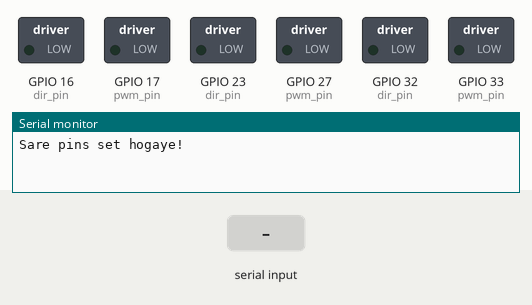
A sketch run on a simulated ESP32. On the bench: switched loads named in the sketch (green lamp = pin HIGH), the last lines printed to the serial monitor. The inputs (shaded band) are chosen by the test bench.

Above: at 1.7 s.
1.8 s: "1" received over Serial
At 2.3 s:
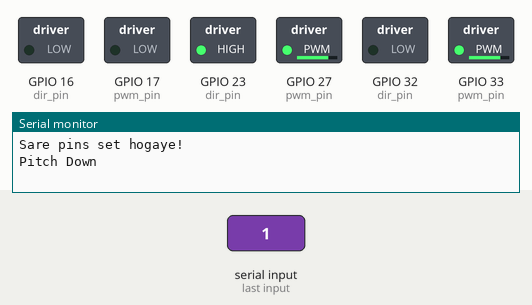
3.3 s: "2" received over Serial
At 4.5 s:
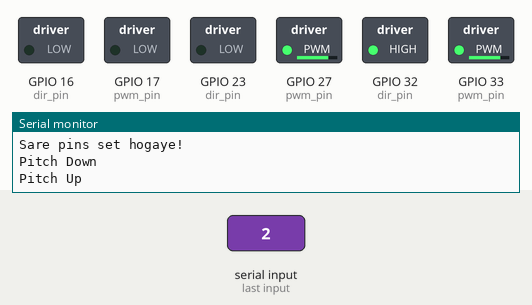
4.8 s: "3" received over Serial
At 5.8 s:
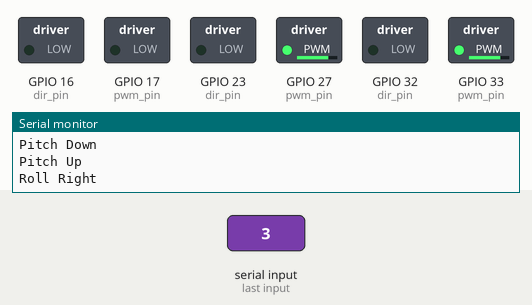
6.3 s: "4" received over Serial
At 6.9 s:
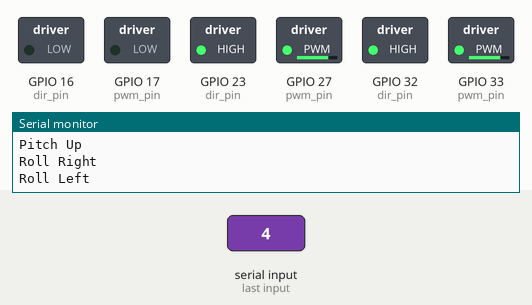
7.8 s: "5" received over Serial
At 8.1 s:
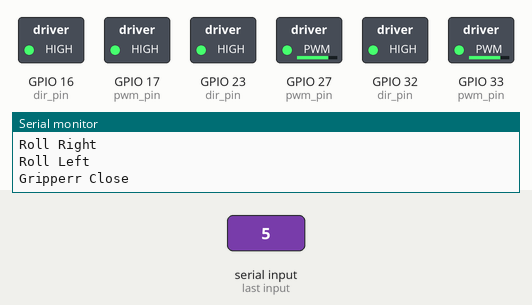
9.3 s: "6" received over Serial
At 10.4 s:
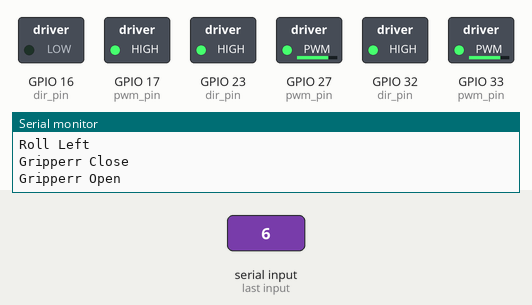
Timing chart, 0 to 11.8 s (numbered marks = the images above; inputs shaded):
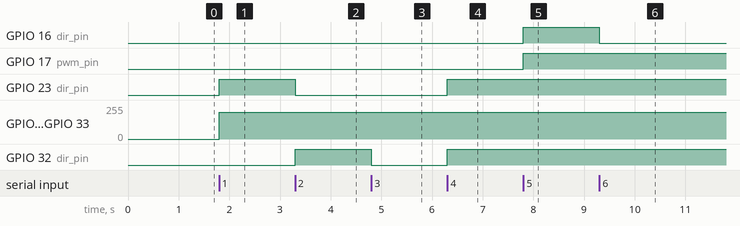

Measured:
- after the input at 1.8 s, GPIO 23 (dir_pin): LOW → HIGH at once; GPIO 27 (pwm_pin), GPIO 33 (pwm_pin): 0/255 → 199/255 at once
- after the input at 3.3 s, GPIO 23 (dir_pin): HIGH → LOW at once; GPIO 32 (dir_pin): LOW → HIGH at once
- after the input at 4.8 s, GPIO 32 (dir_pin): HIGH → LOW at once
- after the input at 6.3 s, GPIO 23 (dir_pin), GPIO 32 (dir_pin): LOW → HIGH at once
- after the input at 7.8 s, GPIO 16 (dir_pin), GPIO 17 (pwm_pin): LOW → HIGH at once
- after the input at 9.3 s, GPIO 16 (dir_pin): HIGH → LOW at once

The sketch:

Gripper_v2_NO_Encoder.ino
```cpp
//#include <HardwareSerial.h>

//--ESP32-PINS--
#define Left_PWM 27
#define Left_DIR 32
#define Right_PWM 33
#define Right_DIR 23
#define Grip_PWM 17
#define Grip_DIR 16

const int pwm_pin[] = {Left_PWM , Right_PWM , Grip_PWM };
const int dir_pin[] = {Left_DIR , Right_DIR , Grip_DIR };

//--SERIAL--
HardwareSerial SerialPort(0); // use UART0
const int BUFFER_SIZE = 5;
char rxBuffer[BUFFER_SIZE];
int bufferIndex = 0;

//--NUMBER-OF-MOTORS--
#define NMOTORS 3
//int target[NMOTORS];

//--MOTOR-PWM--
const int freq = 5000;
const int channel[NMOTORS] = {0, 1, 2};
const int resolution = 8;

// Globals
//long prevT = 0;
//volatile int posi[] = {0, 0, 0};

// PID class instances
//PID pid[NMOTORS];

void set_Grip_Cmd(char grip) {
  switch (grip)
  {
    case '0': // safety
      Serial.println("0");
      ledcWrite(channel[0], 0);
      digitalWrite(dir_pin[0], LOW);
      ledcWrite(channel[1], 0);
      digitalWrite(dir_pin[1], LOW);
      ledcWrite(channel[2], 0);
      digitalWrite(dir_pin[2], LOW);
      break;

    case '1':
      Serial.println("Pitch Down");
      ledcWrite(channel[0], 200);
      digitalWrite(dir_pin[0], LOW);
      ledcWrite(channel[1], 200);
      digitalWrite(dir_pin[1], HIGH);
      break;

    case '2':
      Serial.println("Pitch Up");
      ledcWrite(channel[0], 200);
      digitalWrite(dir_pin[0], HIGH);
      ledcWrite(channel[1], 200);
      digitalWrite(dir_pin[1], LOW);

      break;

    case '3':
      Serial.println("Roll Right");
      ledcWrite(channel[0], 200);
      digitalWrite(dir_pin[0], LOW);
      ledcWrite(channel[1], 200);
      digitalWrite(dir_pin[1], LOW);

      break;

    case '4':
      Serial.println("Roll Left");
      ledcWrite(channel[0], 200);
      digitalWrite(dir_pin[0], HIGH);
      ledcWrite(channel[1], 200);
      digitalWrite(dir_pin[1], HIGH);
      break;

    case '5': // safety
      Serial.println("Gripperr Close");
      ledcWrite(channel[2], 255);
      digitalWrite(dir_pin[2], HIGH);
      break;

    case '6': // safety
      Serial.println("Gripperr Open");
      ledcWrite(channel[2], 255);
      digitalWrite(dir_pin[2], LOW);
      break;

    case '7': // safety
      Serial.println("Reset");
      ledcWrite(channel[0], 0);
      digitalWrite(dir_pin[0], LOW);
      ledcWrite(channel[1], 0);
      digitalWrite(dir_pin[1], LOW);
      ledcWrite(channel[2], 0);
      digitalWrite(dir_pin[2], LOW);
      break;

    default:
      Serial.println("0");
      ledcWrite(channel[0], 0);
      digitalWrite(dir_pin[0], LOW);
      ledcWrite(channel[1], 0);
      digitalWrite(dir_pin[1], LOW);
      ledcWrite(channel[2], 0);
      digitalWrite(dir_pin[2], LOW);
      break;
  }
}

void setup() {
  Serial.begin(115200);
  SerialPort.begin(115200) ;   // Use default serial for debug output
  delay(500);

  for (int k = 0; k < NMOTORS; k++)
  {
    pinMode(dir_pin[k], OUTPUT);
    ledcSetup(channel[k], freq, resolution);
    ledcAttachPin(pwm_pin[k], channel[k]);
    ledcWrite(channel[k], 0);
  }
  Serial.println("Sare pins set hogaye!");
}

void loop()
{
  if (SerialPort.available())
  {

    while (SerialPort.available())
    {
      char RxdChar = SerialPort.read();
      set_Grip_Cmd(RxdChar);
    }
  }
  bufferIndex = 0;
}
```
